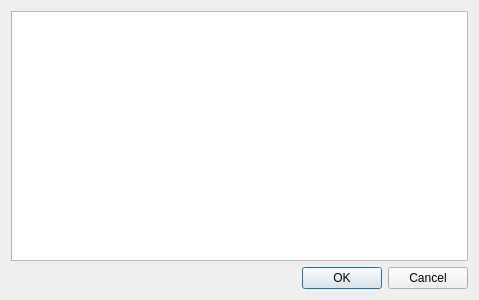
<?xml version="1.0" encoding="UTF-8"?>
<ui version="4.0">
 <class>NCRDCodeEditDialog</class>
 <widget class="QDialog" name="NCRDCodeEditDialog">
  <property name="geometry">
   <rect>
    <x>0</x>
    <y>0</y>
    <width>479</width>
    <height>300</height>
   </rect>
  </property>
  <property name="windowTitle">
   <string>Code editor</string>
  </property>
  <layout class="QVBoxLayout" name="verticalLayout">
   <item>
    <widget class="NCRDSqlTextEdit" name="codeEdit"/>
   </item>
   <item>
    <widget class="QDialogButtonBox" name="buttonBox">
     <property name="orientation">
      <enum>Qt::Horizontal</enum>
     </property>
     <property name="standardButtons">
      <set>QDialogButtonBox::Cancel|QDialogButtonBox::Ok</set>
     </property>
    </widget>
   </item>
  </layout>
 </widget>
 <customwidgets>
  <customwidget>
   <class>NCRDSqlTextEdit</class>
   <extends>QTextEdit</extends>
   <header>ncrdsqltextedit.h</header>
  </customwidget>
 </customwidgets>
 <resources/>
 <connections>
  <connection>
   <sender>buttonBox</sender>
   <signal>accepted()</signal>
   <receiver>NCRDCodeEditDialog</receiver>
   <slot>accept()</slot>
   <hints>
    <hint type="sourcelabel">
     <x>248</x>
     <y>254</y>
    </hint>
    <hint type="destinationlabel">
     <x>157</x>
     <y>274</y>
    </hint>
   </hints>
  </connection>
  <connection>
   <sender>buttonBox</sender>
   <signal>rejected()</signal>
   <receiver>NCRDCodeEditDialog</receiver>
   <slot>reject()</slot>
   <hints>
    <hint type="sourcelabel">
     <x>316</x>
     <y>260</y>
    </hint>
    <hint type="destinationlabel">
     <x>286</x>
     <y>274</y>
    </hint>
   </hints>
  </connection>
 </connections>
</ui>
